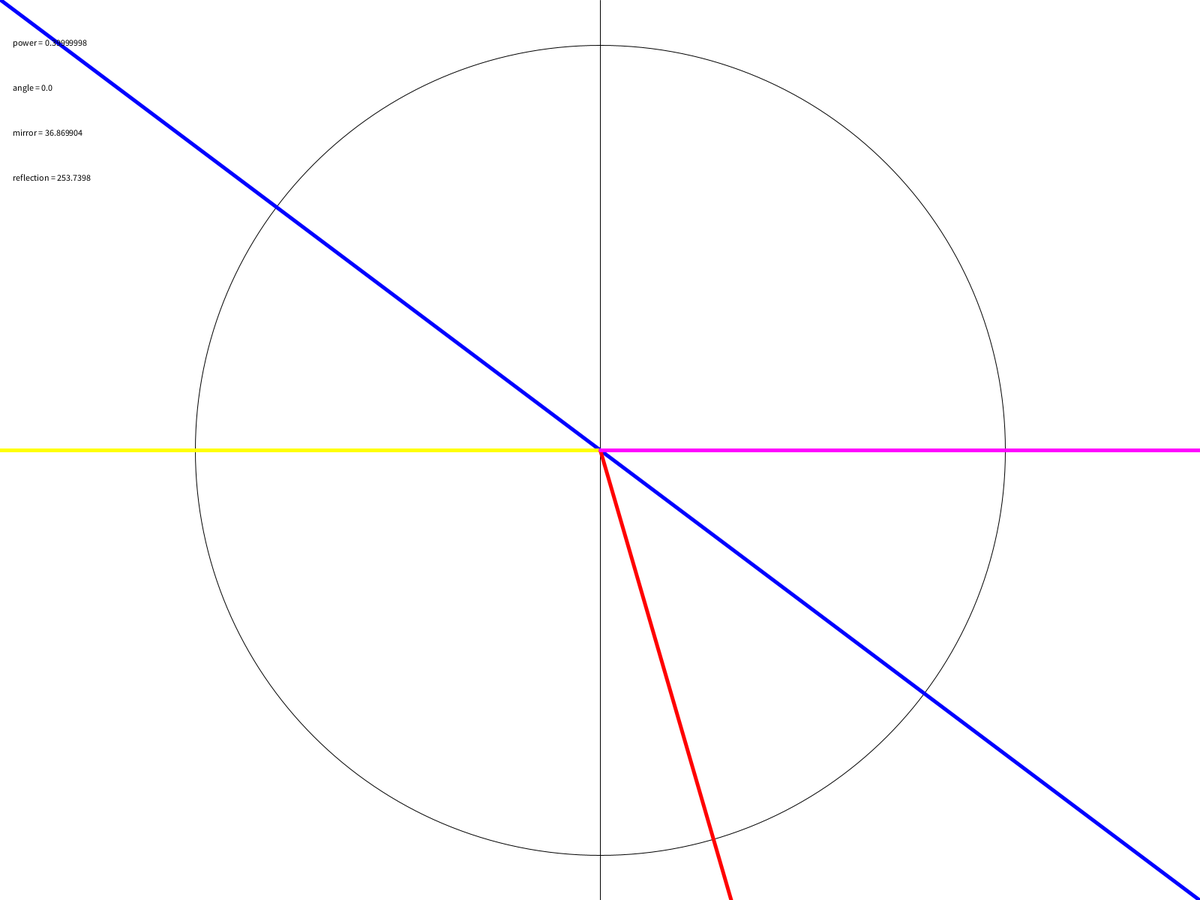
Frame 1 (no input)
Frame 60 (the mouse pressed at the canvas centre just before this capture): identical to frame 1, image omitted
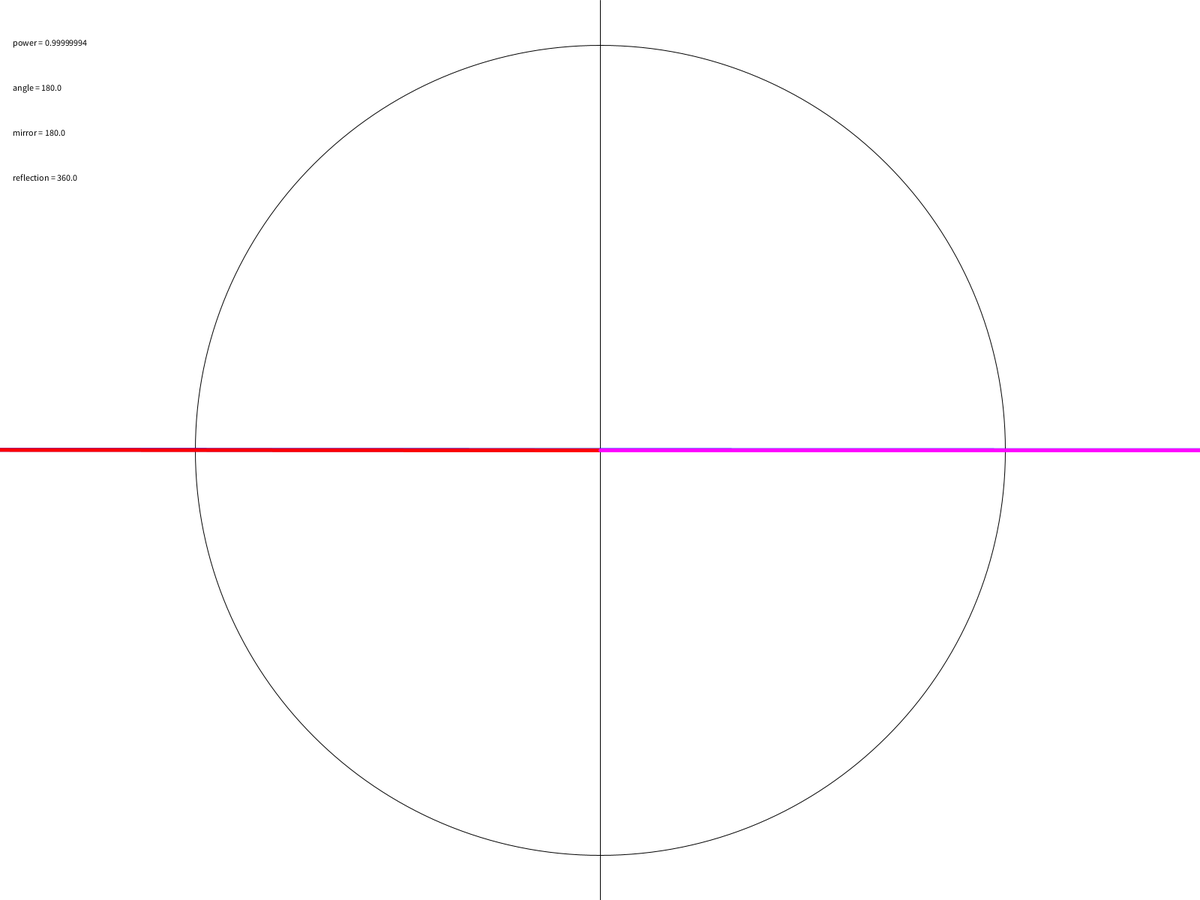
Frame 120 (the mouse held since frame 60 and released just before this capture)

The Processing sketch that drew these frames (run headless with seeded random() and noise(); from frame 60 on, the mouse is pressed at the canvas centre):

// Processing sketch: Light_rebounding
// ── Light_rebounding.pde
float mirror;
float angle;
float newAngle;
float radius1;
float radius2;
float power;

void setup() {
  fullScreen();
  radius1 = min(width/2, height/2)*0.9;
  radius2 = sqrt(sq(width/2 + height/2));
}

void draw() {
  //setup the canvas
  background(255);
  translate(width/2, height/2);
  noFill();
  strokeWeight(1);
  stroke(0);
  ellipse(0, 0, radius1*2, radius1*2);
  line(-width/2, 0, width/2, 0);
  line(0, -height/2, 0, height/2);
  
  
  mirror = degrees(atan2(mouseY-height/2, mouseX-width/2))+180;
  float reflection = collision(mirror, angle);
  if (mousePressed) {
    angle = mirror;
  }
  if (power < 0)
    power += 1;
  
  //Draw the 3 lines
  strokeWeight(5);
  stroke(0, 0, 255);
  line(-cos(radians(mirror))*radius2, -sin(radians(mirror))*radius2, cos(radians(mirror))*radius2, sin(radians(mirror))*radius2);
  strokeWeight(5);
  stroke(255, 255, 0);
  line(-cos(radians(angle))*radius2, -sin(radians(angle))*radius2, 0, 0);
  stroke(255, 0, 0);
  line(cos(radians(reflection+180))*radius2, sin(radians(reflection+180))*radius2, 0, 0);
  stroke(255, 0, 255);
  line(cos(radians(newAngle))*radius2, sin(radians(newAngle))*radius2, 0, 0);
  
  //add text of elements of visuals
  fill(0);
  textAlign(LEFT);
  text("power = " + power,-width/2+width/100, -height/2+height/20);
  text("angle = " + angle,-width/2+width/100, -height/2+height/20*2);
  text("mirror = " + mirror,-width/2+width/100, -height/2+height/20*3);
  text("reflection = " + reflection,-width/2+width/100, -height/2+height/20*4);
}

float collision(float a, float b) {
  b -= a;
  power = sin(radians(180-b));
  float c = a + (180-b);
  return c;
}
